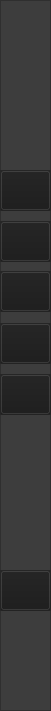
   <widget class="QFrame" name="frame">
    <property name="geometry">
     <rect>
      <x>1149</x>
      <y>0</y>
      <width>51</width>
      <height>711</height>
     </rect>
    </property>
    <property name="styleSheet">
     <string notr="true">background-color: #3D3D3D;</string>
    </property>
    <property name="frameShape">
     <enum>QFrame::StyledPanel</enum>
    </property>
    <property name="frameShadow">
     <enum>QFrame::Raised</enum>
    </property>
    <widget class="QFrame" name="frame_4">
     <property name="geometry">
      <rect>
       <x>0</x>
       <y>221</y>
       <width>51</width>
       <height>41</height>
      </rect>
     </property>
     <property name="styleSheet">
      <string notr="true">QFrame{
background-color: rgb(50, 50,50);
}

QFrame:hover{
background-color: rgb(0, 0, 0);
}
</string>
     </property>
     <property name="frameShape">
      <enum>QFrame::StyledPanel</enum>
     </property>
     <property name="frameShadow">
      <enum>QFrame::Raised</enum>
     </property>
     <widget class="QLabel" name="label_10">
      <property name="geometry">
       <rect>
        <x>17</x>
        <y>10</y>
        <width>20</width>
        <height>20</height>
       </rect>
      </property>
      <property name="text">
       <string/>
      </property>
      <property name="pixmap">
       <pixmap>icons/ring.png</pixmap>
      </property>
      <property name="scaledContents">
       <bool>true</bool>
      </property>
     </widget>
     <widget class="QPushButton" name="PB2">
      <property name="geometry">
       <rect>
        <x>0</x>
        <y>0</y>
        <width>51</width>
        <height>41</height>
       </rect>
      </property>
      <property name="toolTip">
       <string>&lt;html&gt;&lt;head/&gt;&lt;body&gt;&lt;p&gt;إنشاء معاملة&lt;/p&gt;&lt;/body&gt;&lt;/html&gt;</string>
      </property>
      <property name="styleSheet">
       <string notr="true">QPushButton{
background-color: rgb(26, 26, 26,0);

}

QPushButton:hover{
background-color: rgb(0, 0, 0,0);
}


</string>
      </property>
      <property name="text">
       <string/>
      </property>
     </widget>
    </widget>
    <widget class="QFrame" name="frame_5">
     <property name="geometry">
      <rect>
       <x>0</x>
       <y>271</y>
       <width>51</width>
       <height>41</height>
      </rect>
     </property>
     <property name="styleSheet">
      <string notr="true">QFrame{
background-color: rgb(50, 50,50);
}

QFrame:hover{
background-color: rgb(0, 0, 0);
}
</string>
     </property>
     <property name="frameShape">
      <enum>QFrame::StyledPanel</enum>
     </property>
     <property name="frameShadow">
      <enum>QFrame::Raised</enum>
     </property>
     <widget class="QLabel" name="label_11">
      <property name="geometry">
       <rect>
        <x>14</x>
        <y>8</y>
        <width>24</width>
        <height>24</height>
       </rect>
      </property>
      <property name="styleSheet">
       <string notr="true">
color: rgb(255, 255, 255);
font: 63 17pt &quot;Bahnschrift SemiBold&quot;;</string>
      </property>
      <property name="text">
       <string>$</string>
      </property>
      <property name="scaledContents">
       <bool>true</bool>
      </property>
      <property name="alignment">
       <set>Qt::AlignCenter</set>
      </property>
     </widget>
     <widget class="QPushButton" name="PB3">
      <property name="geometry">
       <rect>
        <x>0</x>
        <y>0</y>
        <width>51</width>
        <height>41</height>
       </rect>
      </property>
      <property name="toolTip">
       <string>&lt;html&gt;&lt;head/&gt;&lt;body&gt;&lt;p&gt;المعاملات السابقة&lt;/p&gt;&lt;/body&gt;&lt;/html&gt;</string>
      </property>
      <property name="styleSheet">
       <string notr="true">QPushButton{
background-color: rgb(26, 26, 26,0);

}




</string>
      </property>
      <property name="text">
       <string/>
      </property>
     </widget>
    </widget>
    <widget class="QFrame" name="frame_6">
     <property name="geometry">
      <rect>
       <x>0</x>
       <y>323</y>
       <width>51</width>
       <height>41</height>
      </rect>
     </property>
     <property name="styleSheet">
      <string notr="true">QFrame{
background-color: rgb(50, 50,50);
}

QFrame:hover{
background-color: rgb(0, 0, 0);
}
</string>
     </property>
     <property name="frameShape">
      <enum>QFrame::StyledPanel</enum>
     </property>
     <property name="frameShadow">
      <enum>QFrame::Raised</enum>
     </property>
     <widget class="QLabel" name="label_3">
      <property name="geometry">
       <rect>
        <x>15</x>
        <y>10</y>
        <width>20</width>
        <height>21</height>
       </rect>
      </property>
      <property name="text">
       <string/>
      </property>
      <property name="pixmap">
       <pixmap>icons/inventory.png</pixmap>
      </property>
      <property name="scaledContents">
       <bool>true</bool>
      </property>
     </widget>
     <widget class="QPushButton" name="PB4">
      <property name="geometry">
       <rect>
        <x>0</x>
        <y>0</y>
        <width>51</width>
        <height>41</height>
       </rect>
      </property>
      <property name="toolTip">
       <string>&lt;html&gt;&lt;head/&gt;&lt;body&gt;&lt;p&gt;المخزن&lt;/p&gt;&lt;/body&gt;&lt;/html&gt;</string>
      </property>
      <property name="styleSheet">
       <string notr="true">QPushButton{
background-color: rgb(26, 26, 26,0);

}

QPushButton:hover{
background-color: rgb(0, 0, 0,0);
}


</string>
      </property>
      <property name="text">
       <string/>
      </property>
     </widget>
    </widget>
    <widget class="QFrame" name="frame_7">
     <property name="geometry">
      <rect>
       <x>0</x>
       <y>374</y>
       <width>51</width>
       <height>41</height>
      </rect>
     </property>
     <property name="styleSheet">
      <string notr="true">QFrame{
background-color: rgb(50, 50,50);

}

QFrame:hover{
background-color: rgb(0, 0, 0);
}
</string>
     </property>
     <property name="frameShape">
      <enum>QFrame::StyledPanel</enum>
     </property>
     <property name="frameShadow">
      <enum>QFrame::Raised</enum>
     </property>
     <widget class="QLabel" name="label_12">
      <property name="geometry">
       <rect>
        <x>16</x>
        <y>9</y>
        <width>19</width>
        <height>24</height>
       </rect>
      </property>
      <property name="text">
       <string/>
      </property>
      <property name="pixmap">
       <pixmap>icons/paper icon.png</pixmap>
      </property>
      <property name="scaledContents">
       <bool>true</bool>
      </property>
     </widget>
     <widget class="QPushButton" name="PB5">
      <property name="geometry">
       <rect>
        <x>0</x>
        <y>0</y>
        <width>51</width>
        <height>41</height>
       </rect>
      </property>
      <property name="toolTip">
       <string>&lt;html&gt;&lt;head/&gt;&lt;body&gt;&lt;p&gt;الطباعة&lt;/p&gt;&lt;/body&gt;&lt;/html&gt;</string>
      </property>
      <property name="styleSheet">
       <string notr="true">QPushButton{
background-color: rgb(26, 26, 26,0);

}

QPushButton:hover{
background-color: rgb(0, 0, 0,0);
}


</string>
      </property>
      <property name="text">
       <string/>
      </property>
     </widget>
    </widget>
    <widget class="QFrame" name="frame_8">
     <property name="geometry">
      <rect>
       <x>0</x>
       <y>570</y>
       <width>51</width>
       <height>41</height>
      </rect>
     </property>
     <property name="styleSheet">
      <string notr="true">QFrame{
background-color: rgb(50, 50,50);
}

QFrame:hover{
background-color: rgb(0, 0, 0);
}
</string>
     </property>
     <property name="frameShape">
      <enum>QFrame::StyledPanel</enum>
     </property>
     <property name="frameShadow">
      <enum>QFrame::Raised</enum>
     </property>
     <widget class="QLabel" name="label_13">
      <property name="geometry">
       <rect>
        <x>15</x>
        <y>10</y>
        <width>22</width>
        <height>22</height>
       </rect>
      </property>
      <property name="text">
       <string/>
      </property>
      <property name="pixmap">
       <pixmap>icons/settings.png</pixmap>
      </property>
      <property name="scaledContents">
       <bool>true</bool>
      </property>
     </widget>
     <widget class="QPushButton" name="PB6">
      <property name="geometry">
       <rect>
        <x>0</x>
        <y>0</y>
        <width>51</width>
        <height>41</height>
       </rect>
      </property>
      <property name="toolTip">
       <string>&lt;html&gt;&lt;head/&gt;&lt;body&gt;&lt;p&gt;الاعدادات&lt;/p&gt;&lt;/body&gt;&lt;/html&gt;</string>
      </property>
      <property name="styleSheet">
       <string notr="true">QPushButton{
background-color: rgb(26, 26, 26,0);

}

QPushButton:hover{
background-color: rgb(0, 0, 0,0);
}


</string>
      </property>
      <property name="text">
       <string/>
      </property>
     </widget>
    </widget>
    <widget class="QFrame" name="frame_10">
     <property name="geometry">
      <rect>
       <x>0</x>
       <y>170</y>
       <width>51</width>
       <height>41</height>
      </rect>
     </property>
     <property name="styleSheet">
      <string notr="true">QFrame{
background-color: rgb(50, 50,50);

}

QFrame:hover{
background-color: rgb(0, 0, 0);
}
</string>
     </property>
     <property name="frameShape">
      <enum>QFrame::StyledPanel</enum>
     </property>
     <property name="frameShadow">
      <enum>QFrame::Raised</enum>
     </property>
     <widget class="QLabel" name="label_2">
      <property name="enabled">
       <bool>true</bool>
      </property>
      <property name="geometry">
       <rect>
        <x>16</x>
        <y>10</y>
        <width>20</width>
        <height>20</height>
       </rect>
      </property>
      <property name="text">
       <string/>
      </property>
      <property name="pixmap">
       <pixmap>icons/Dashboard.png</pixmap>
      </property>
      <property name="scaledContents">
       <bool>true</bool>
      </property>
      <property name="textInteractionFlags">
       <set>Qt::NoTextInteraction</set>
      </property>
     </widget>
     <widget class="QPushButton" name="PB1">
      <property name="geometry">
       <rect>
        <x>0</x>
        <y>0</y>
        <width>51</width>
        <height>41</height>
       </rect>
      </property>
      <property name="toolTip">
       <string>&lt;html&gt;&lt;head/&gt;&lt;body&gt;&lt;p&gt;الرئيسية&lt;/p&gt;&lt;/body&gt;&lt;/html&gt;</string>
      </property>
      <property name="styleSheet">
       <string notr="true">QPushButton{
background-color: rgb(26, 26, 26,0);

}

QPushButton:hover{
background-color: rgb(0, 0, 0,0);
}


</string>
      </property>
      <property name="text">
       <string/>
      </property>
     </widget>
    </widget>
    <zorder>frame_10</zorder>
    <zorder>frame_4</zorder>
    <zorder>frame_5</zorder>
    <zorder>frame_6</zorder>
    <zorder>frame_7</zorder>
    <zorder>frame_8</zorder>
   </widget>
